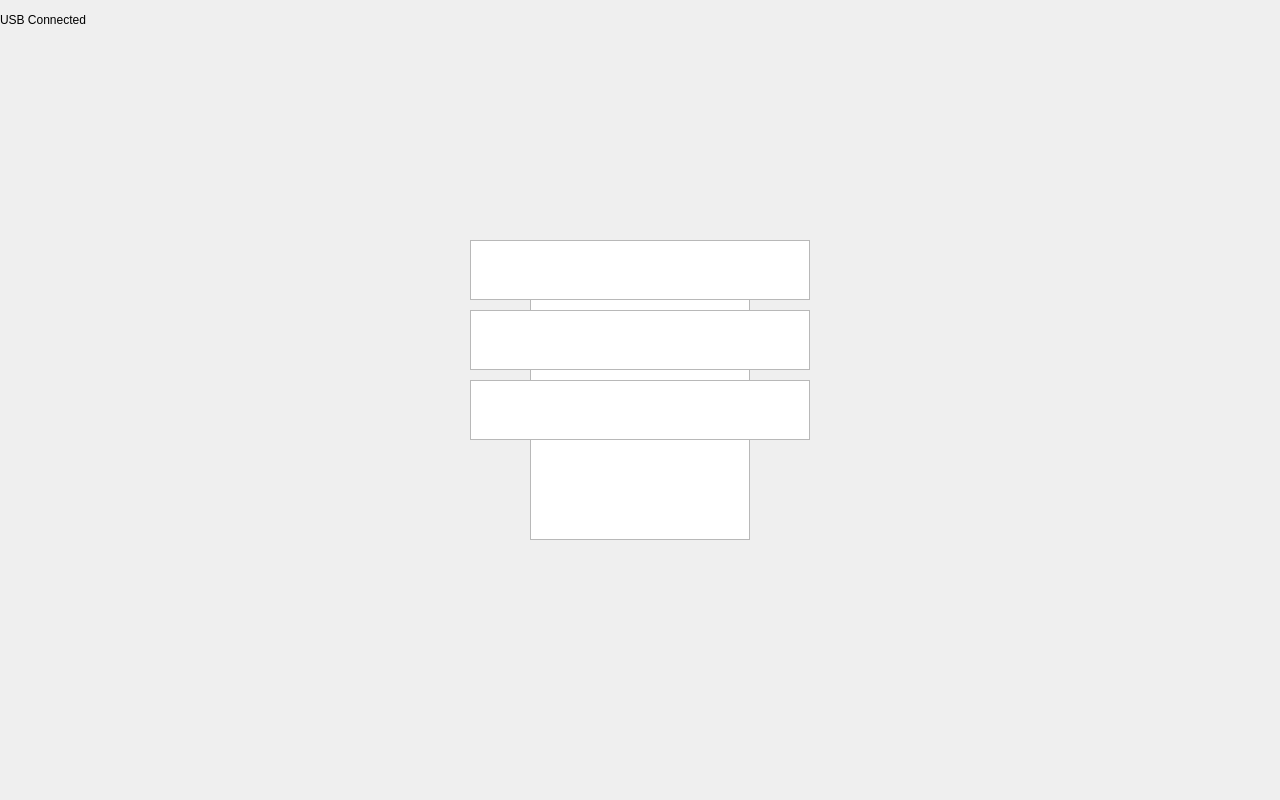
<?xml version="1.0" encoding="UTF-8"?>
<ui version="4.0">
 <class>USBModeWindow</class>
 <widget class="QDialog" name="USBModeWindow">
  <property name="geometry">
   <rect>
    <x>0</x>
    <y>0</y>
    <width>1280</width>
    <height>800</height>
   </rect>
  </property>
  <property name="windowTitle">
   <string>Title</string>
  </property>
  <widget class="QLabel" name="tl_usb_connect">
   <property name="geometry">
    <rect>
     <x>0</x>
     <y>0</y>
     <width>1280</width>
     <height>40</height>
    </rect>
   </property>
   <property name="text">
    <string>USB Connected</string>
   </property>
  </widget>
  <widget class="QGraphicsView" name="gv_charge">
   <property name="geometry">
    <rect>
     <x>470</x>
     <y>240</y>
     <width>340</width>
     <height>60</height>
    </rect>
   </property>
  </widget>
  <widget class="QGraphicsView" name="gv_mass_storage">
   <property name="geometry">
    <rect>
     <x>470</x>
     <y>310</y>
     <width>340</width>
     <height>60</height>
    </rect>
   </property>
  </widget>
  <widget class="QGraphicsView" name="gv_uvc">
   <property name="geometry">
    <rect>
     <x>470</x>
     <y>380</y>
     <width>340</width>
     <height>60</height>
    </rect>
   </property>
  </widget>
  <widget class="QGraphicsView" name="gv_mode">
   <property name="geometry">
    <rect>
     <x>530</x>
     <y>240</y>
     <width>220</width>
     <height>300</height>
    </rect>
   </property>
  </widget>
  <zorder>gv_webcam</zorder>
  <zorder>gv_uvc</zorder>
  <zorder>gv_mass_storage</zorder>
  <zorder>gv_charge</zorder>
  <zorder>tl_title</zorder>
 </widget>
 <resources/>
 <connections/>
</ui>
